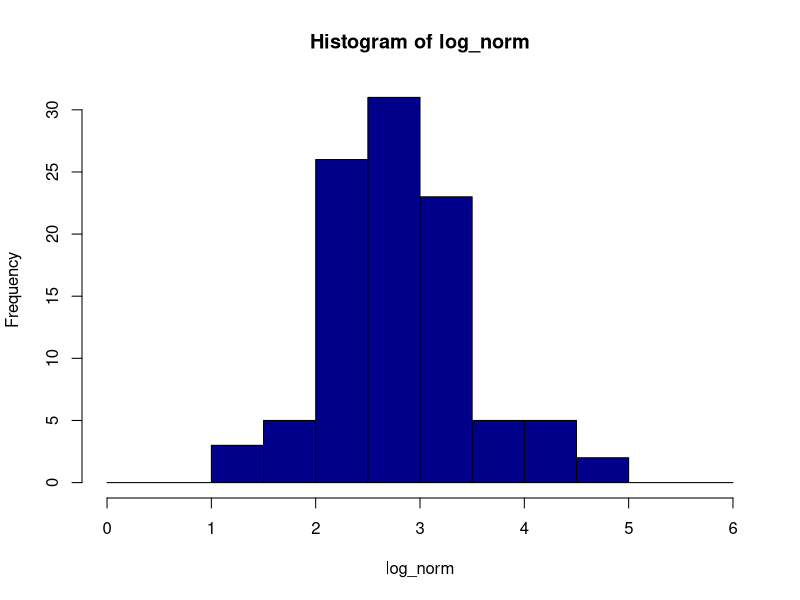
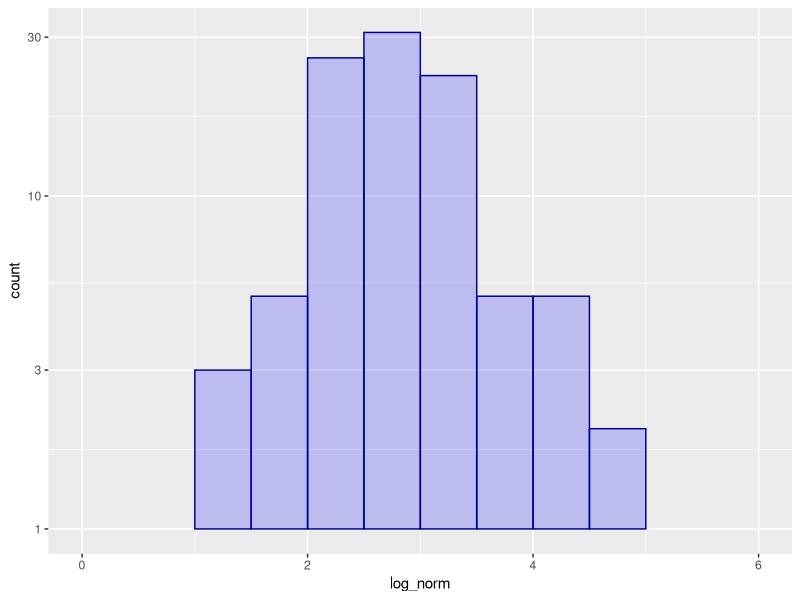

These charts were generated, in order, by the following R code:
## ---- chunk 1
knitr::opts_chunk$set(echo = TRUE)
## ---- chunk 2
library(ggplot2)
## ---- chunk 3
log_norm <- rlnorm(100, meanlog = 1, sdlog = 0.25)
mean_log <- mean(log_norm)
var_log <- var(log_norm)
## ---- chunk 4
#create a histogram and plot it
hist <- hist(log_norm, breaks=seq(0, 6, by = 0.5), col= "darkblue")
## ---- chunk 5
#plot data in a histogram on a log scale using ggplot (needs to be converted into data frame first)

ggplot(as.data.frame(log_norm), aes(log_norm)) + geom_histogram(col="darkblue",fill ="blue", alpha = .2, breaks=seq(0, 6, by = 0.5)) + scale_y_log10() 

